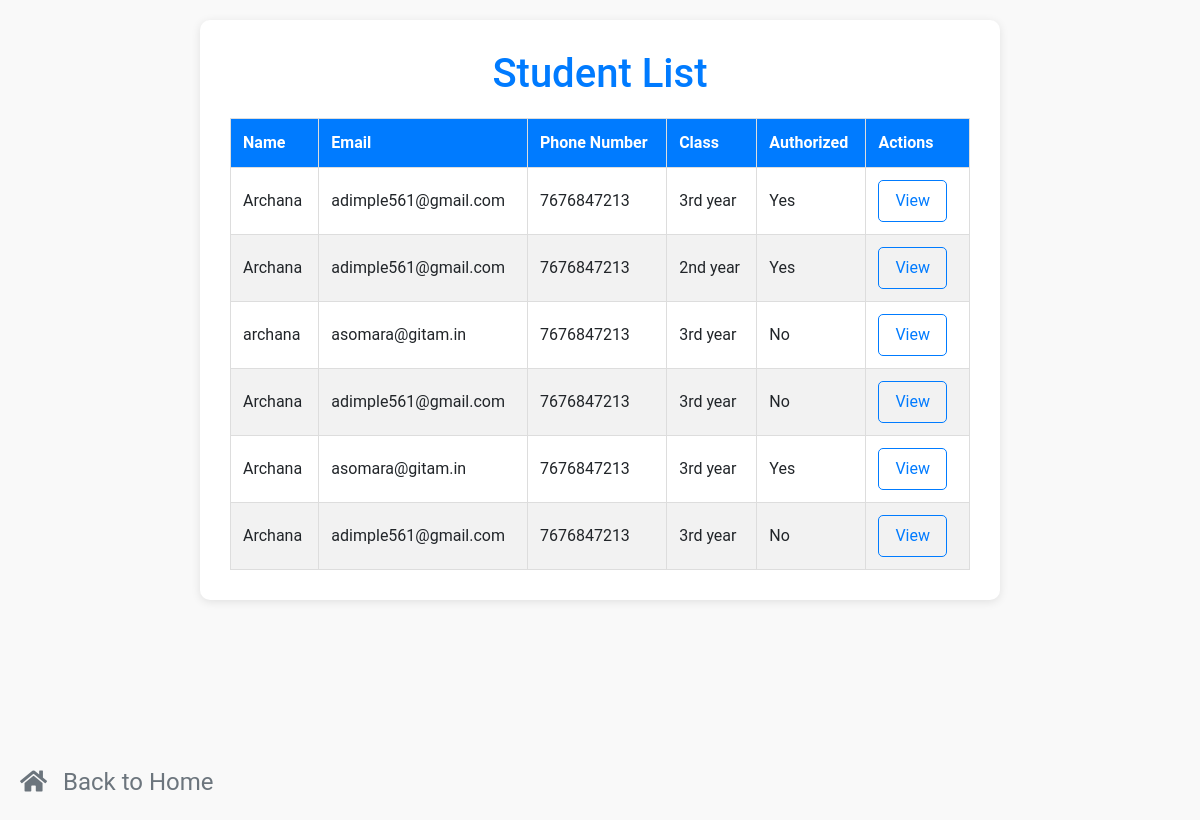
The app's page /students/ (signed in) with its own data.
### app1/models.py (models this page shows, shortened)
class Student(models.Model):
    name = models.CharField(max_length=255)
    email = models.EmailField(max_length=255)
    phone_number = models.CharField(max_length=15)
    student_class = models.CharField(max_length=100)
    image = models.ImageField(upload_to='students/')
    authorized = models.BooleanField(default=False)

### app1/views.py (the view)
# urls.py: path('students/', views.student_list, name='student-list'),
@login_required
@user_passes_test(is_admin)
def student_list(request):
    students = Student.objects.all()
    return render(request, 'student_list.html', {'students': students})

### app1/views.py (called while the page is built)
def is_admin(user):
    return user.is_superuser

### templates/student_list.html (shortened to what this page needs)
<!DOCTYPE html>
<html lang="en">
<head>
    <link href="https://maxcdn.bootstrapcdn.com/bootstrap/4.5.2/css/bootstrap.min.css" rel="stylesheet">
    <link rel="stylesheet" href="https://cdnjs.cloudflare.com/ajax/libs/font-awesome/5.15.4/css/all.min.css">
</head>
<body>
    <div class="container">
        <h1>Student List</h1>
        <table>
            <thead>
                <tr>
                    <th>Name</th>
                    <th>Email</th>
                    <th>Phone Number</th>
                    <th>Class</th>
                    <th>Authorized</th>
                    <th>Actions</th>
                </tr>
            </thead>
            <tbody>
                {% for student in students %}
                <tr>
                    <td>{{ student.name }}</td>
                    <td>{{ student.email }}</td>
                    <td>{{ student.phone_number }}</td>
                    <td>{{ student.student_class }}</td>
                    <td>{% if student.authorized %} Yes {% else %} No {% endif %}</td>
                    <td class="actions">
                        <a href="{% url 'student-authorize' pk=student.pk %}">View</a>
                    </td>
                </tr>
                {% endfor %}
            </tbody>
        </table>
    </div>
    <div class="footer" onclick="location.href='{% url 'home' %}'">
        <i class="fas fa-home"></i> Back to Home
    </div>
</body>
</html>

### templates/student_list.html (style rules this page uses)
body { font-family: 'Roboto', Arial, sans-serif; background-color: #f9f9f9; margin: 0; padding: 0; position: relative; min-height: 100vh; }
.container { width: 100%; max-width: 800px; margin: 20px auto; background-color: #fff; padding: 30px; border-radius: 10px; box-shadow: 0 2px 10px rgba(0,0,0,0.1); transition: box-shadow 0.3s ease; box-sizing: border-box; position: relative; z-index: 1; }
h1 { text-align: center; color: #007bff; margin-bottom: 20px; }
table { width: 100%; border-collapse: collapse; margin-top: 20px; }
th, td { border: 1px solid #ddd; padding: 12px; text-align: left; }
th { background-color: #007bff; color: #fff; }
tr:nth-child(even) { background-color: #f2f2f2; }
.actions a { display: inline-block; margin-right: 5px; padding: 8px 16px; text-decoration: none; color: #007bff; border: 1px solid #007bff; border-radius: 5px; transition: background-color 0.3s ease, color 0.3s ease; }
.footer { position: absolute; bottom: 20px; left: 20px; color: #6c757d; font-size: 24px; cursor: pointer; }
.footer i { margin-right: 10px; }

### records on screen
Student: name "Archana", email "adimple561@gmail.com", phone_number "7676847213", student_class "3rd year", authorized "Yes"
Student: name "Archana", email "adimple561@gmail.com", phone_number "7676847213", student_class "2nd year", authorized "Yes"
Student: name "archana", email "asomara@gitam.in", phone_number "7676847213", student_class "3rd year", authorized "No"
Student: name "Archana", email "adimple561@gmail.com", phone_number "7676847213", student_class "3rd year", authorized "No"
Student: name "Archana", email "asomara@gitam.in", phone_number "7676847213", student_class "3rd year", authorized "Yes"
Student: name "Archana", email "adimple561@gmail.com", phone_number "7676847213", student_class "3rd year", authorized "No"
